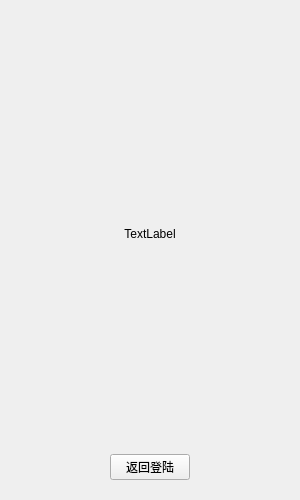
<?xml version="1.0" encoding="UTF-8"?>
<ui version="4.0">
 <class>RegisterDialog</class>
 <widget class="QWidget" name="RegisterDialog">
  <property name="geometry">
   <rect>
    <x>0</x>
    <y>0</y>
    <width>300</width>
    <height>500</height>
   </rect>
  </property>
  <property name="sizePolicy">
   <sizepolicy hsizetype="Preferred" vsizetype="Preferred">
    <horstretch>0</horstretch>
    <verstretch>0</verstretch>
   </sizepolicy>
  </property>
  <property name="minimumSize">
   <size>
    <width>300</width>
    <height>500</height>
   </size>
  </property>
  <property name="maximumSize">
   <size>
    <width>300</width>
    <height>500</height>
   </size>
  </property>
  <property name="windowTitle">
   <string>RegisterDialog</string>
  </property>
  <layout class="QVBoxLayout" name="verticalLayout_2">
   <item>
    <widget class="QStackedWidget" name="stackedWidget">
     <property name="currentIndex">
      <number>1</number>
     </property>
     <widget class="QWidget" name="page">
      <layout class="QHBoxLayout" name="horizontalLayout_4">
       <item>
        <layout class="QVBoxLayout" name="verticalLayout">
         <item>
          <widget class="QWidget" name="widget" native="true">
           <widget class="QLabel" name="err_tip">
            <property name="geometry">
             <rect>
              <x>110</x>
              <y>20</y>
              <width>54</width>
              <height>16</height>
             </rect>
            </property>
            <property name="text">
             <string/>
            </property>
            <property name="alignment">
             <set>Qt::AlignmentFlag::AlignCenter</set>
            </property>
           </widget>
          </widget>
         </item>
         <item>
          <spacer name="verticalSpacer_3">
           <property name="orientation">
            <enum>Qt::Orientation::Vertical</enum>
           </property>
           <property name="sizeType">
            <enum>QSizePolicy::Policy::Fixed</enum>
           </property>
           <property name="sizeHint" stdset="0">
            <size>
             <width>20</width>
             <height>40</height>
            </size>
           </property>
          </spacer>
         </item>
         <item>
          <layout class="QHBoxLayout" name="horizontalLayout">
           <property name="leftMargin">
            <number>8</number>
           </property>
           <property name="topMargin">
            <number>8</number>
           </property>
           <property name="rightMargin">
            <number>8</number>
           </property>
           <property name="bottomMargin">
            <number>8</number>
           </property>
           <item>
            <widget class="QLabel" name="userbalel">
             <property name="text">
              <string>用户</string>
             </property>
            </widget>
           </item>
           <item>
            <widget class="QLineEdit" name="user_edit"/>
           </item>
          </layout>
         </item>
         <item>
          <layout class="QHBoxLayout" name="horizontalLayout_3">
           <property name="leftMargin">
            <number>8</number>
           </property>
           <property name="topMargin">
            <number>8</number>
           </property>
           <property name="rightMargin">
            <number>8</number>
           </property>
           <item>
            <widget class="QLabel" name="email_label">
             <property name="text">
              <string>邮箱</string>
             </property>
            </widget>
           </item>
           <item>
            <widget class="QLineEdit" name="email_edit"/>
           </item>
          </layout>
         </item>
         <item>
          <layout class="QHBoxLayout" name="horizontalLayout_5">
           <property name="leftMargin">
            <number>8</number>
           </property>
           <property name="topMargin">
            <number>8</number>
           </property>
           <property name="rightMargin">
            <number>8</number>
           </property>
           <property name="bottomMargin">
            <number>8</number>
           </property>
           <item>
            <widget class="QLabel" name="pass_babel">
             <property name="text">
              <string>密码</string>
             </property>
            </widget>
           </item>
           <item>
            <widget class="QLineEdit" name="pass_edit">
             <property name="echoMode">
              <enum>QLineEdit::EchoMode::Password</enum>
             </property>
            </widget>
           </item>
           <item>
            <widget class="ClickedLabel" name="pass_visible">
             <property name="minimumSize">
              <size>
               <width>20</width>
               <height>20</height>
              </size>
             </property>
             <property name="maximumSize">
              <size>
               <width>20</width>
               <height>25</height>
              </size>
             </property>
             <property name="text">
              <string/>
             </property>
             <property name="pixmap">
              <pixmap>res/unvisible.png</pixmap>
             </property>
             <property name="scaledContents">
              <bool>true</bool>
             </property>
             <property name="alignment">
              <set>Qt::AlignmentFlag::AlignCenter</set>
             </property>
            </widget>
           </item>
          </layout>
         </item>
         <item>
          <layout class="QHBoxLayout" name="horizontalLayout_6">
           <property name="leftMargin">
            <number>8</number>
           </property>
           <property name="topMargin">
            <number>8</number>
           </property>
           <property name="rightMargin">
            <number>8</number>
           </property>
           <property name="bottomMargin">
            <number>8</number>
           </property>
           <item>
            <widget class="QLabel" name="confirm_label">
             <property name="text">
              <string>确认</string>
             </property>
            </widget>
           </item>
           <item>
            <widget class="QLineEdit" name="confirm_edit">
             <property name="echoMode">
              <enum>QLineEdit::EchoMode::Password</enum>
             </property>
            </widget>
           </item>
           <item>
            <widget class="ClickedLabel" name="confirm_visible">
             <property name="minimumSize">
              <size>
               <width>20</width>
               <height>25</height>
              </size>
             </property>
             <property name="maximumSize">
              <size>
               <width>20</width>
               <height>25</height>
              </size>
             </property>
             <property name="text">
              <string/>
             </property>
             <property name="pixmap">
              <pixmap>res/unvisible.png</pixmap>
             </property>
             <property name="scaledContents">
              <bool>true</bool>
             </property>
             <property name="alignment">
              <set>Qt::AlignmentFlag::AlignCenter</set>
             </property>
            </widget>
           </item>
          </layout>
         </item>
         <item>
          <layout class="QHBoxLayout" name="horizontalLayout_7">
           <property name="leftMargin">
            <number>8</number>
           </property>
           <property name="topMargin">
            <number>8</number>
           </property>
           <property name="rightMargin">
            <number>8</number>
           </property>
           <property name="bottomMargin">
            <number>8</number>
           </property>
           <item>
            <widget class="QLabel" name="variety_label">
             <property name="text">
              <string>验证码</string>
             </property>
            </widget>
           </item>
           <item>
            <widget class="QLineEdit" name="variety_edit">
             <property name="text">
              <string/>
             </property>
            </widget>
           </item>
           <item>
            <widget class="TimerBtn" name="get_btn">
             <property name="text">
              <string>获取</string>
             </property>
            </widget>
           </item>
          </layout>
         </item>
         <item>
          <spacer name="verticalSpacer">
           <property name="orientation">
            <enum>Qt::Orientation::Vertical</enum>
           </property>
           <property name="sizeType">
            <enum>QSizePolicy::Policy::Fixed</enum>
           </property>
           <property name="sizeHint" stdset="0">
            <size>
             <width>20</width>
             <height>40</height>
            </size>
           </property>
          </spacer>
         </item>
         <item>
          <layout class="QHBoxLayout" name="horizontalLayout_8">
           <item>
            <widget class="QPushButton" name="confirm_btn">
             <property name="text">
              <string>确定</string>
             </property>
            </widget>
           </item>
           <item>
            <widget class="QPushButton" name="cancel_btn">
             <property name="text">
              <string>取消</string>
             </property>
            </widget>
           </item>
          </layout>
         </item>
         <item>
          <spacer name="verticalSpacer_2">
           <property name="orientation">
            <enum>Qt::Orientation::Vertical</enum>
           </property>
           <property name="sizeType">
            <enum>QSizePolicy::Policy::Fixed</enum>
           </property>
           <property name="sizeHint" stdset="0">
            <size>
             <width>20</width>
             <height>40</height>
            </size>
           </property>
          </spacer>
         </item>
        </layout>
       </item>
      </layout>
     </widget>
     <widget class="QWidget" name="page_2">
      <layout class="QVBoxLayout" name="verticalLayout_4">
       <item>
        <spacer name="verticalSpacer_4">
         <property name="orientation">
          <enum>Qt::Orientation::Vertical</enum>
         </property>
         <property name="sizeType">
          <enum>QSizePolicy::Policy::Fixed</enum>
         </property>
         <property name="sizeHint" stdset="0">
          <size>
           <width>20</width>
           <height>40</height>
          </size>
         </property>
        </spacer>
       </item>
       <item>
        <widget class="QLabel" name="tip_label">
         <property name="text">
          <string>TextLabel</string>
         </property>
         <property name="scaledContents">
          <bool>true</bool>
         </property>
         <property name="alignment">
          <set>Qt::AlignmentFlag::AlignCenter</set>
         </property>
        </widget>
       </item>
       <item>
        <spacer name="verticalSpacer_5">
         <property name="orientation">
          <enum>Qt::Orientation::Vertical</enum>
         </property>
         <property name="sizeType">
          <enum>QSizePolicy::Policy::Fixed</enum>
         </property>
         <property name="sizeHint" stdset="0">
          <size>
           <width>20</width>
           <height>40</height>
          </size>
         </property>
        </spacer>
       </item>
       <item>
        <layout class="QHBoxLayout" name="horizontalLayout_2">
         <item>
          <spacer name="horizontalSpacer">
           <property name="orientation">
            <enum>Qt::Orientation::Horizontal</enum>
           </property>
           <property name="sizeHint" stdset="0">
            <size>
             <width>40</width>
             <height>20</height>
            </size>
           </property>
          </spacer>
         </item>
         <item>
          <widget class="QPushButton" name="ReBtn">
           <property name="text">
            <string>返回登陆</string>
           </property>
          </widget>
         </item>
         <item>
          <spacer name="horizontalSpacer_2">
           <property name="orientation">
            <enum>Qt::Orientation::Horizontal</enum>
           </property>
           <property name="sizeHint" stdset="0">
            <size>
             <width>40</width>
             <height>20</height>
            </size>
           </property>
          </spacer>
         </item>
        </layout>
       </item>
      </layout>
     </widget>
    </widget>
   </item>
  </layout>
 </widget>
 <customwidgets>
  <customwidget>
   <class>TimerBtn</class>
   <extends>QPushButton</extends>
   <header location="global">timerbtn.h</header>
  </customwidget>
  <customwidget>
   <class>ClickedLabel</class>
   <extends>QLabel</extends>
   <header location="global">clickedlabel.h</header>
  </customwidget>
 </customwidgets>
 <resources/>
 <connections/>
</ui>
